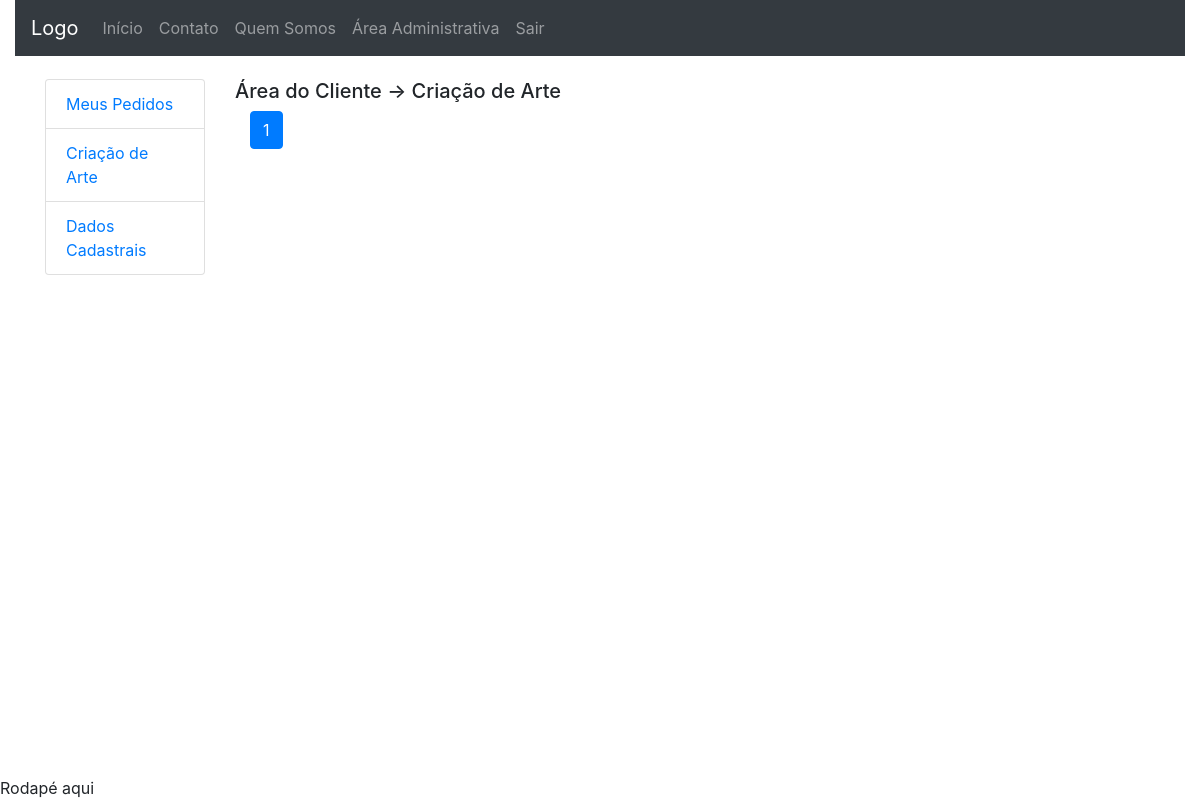
Before: /area_do_cliente/index_art (signed in) with the older database file.
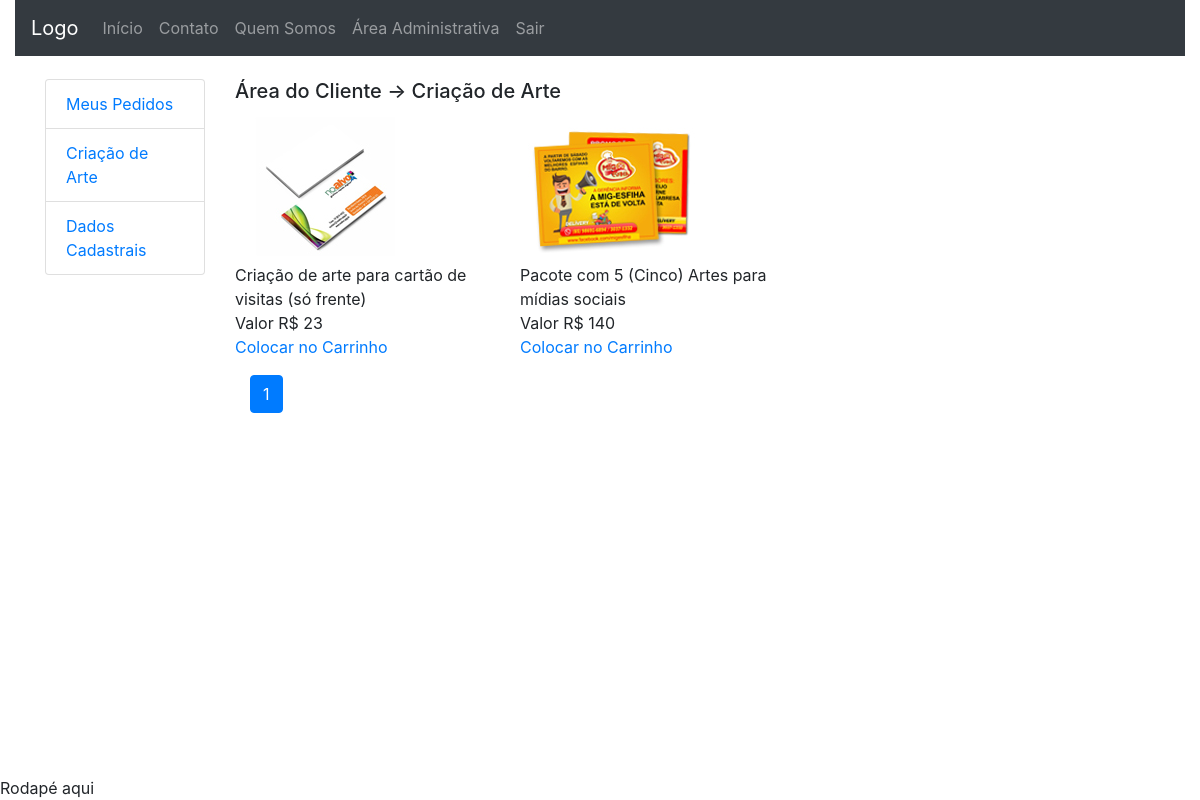
After: the same page with the newer database file.
### core/models.py (models this page shows, shortened)
class Service(models.Model):
	TYPE_CHOICES = (
			('IP', 'impressão'),
			('AT', 'criação de arte'),
		)
	description = models.TextField('Descrição', max_length=300)
	image = models.ImageField(upload_to='impress-art',
		verbose_name='Imagem', null=True, blank=True)
	value = models.DecimalField(verbose_name='Valor', null=True,
		blank=True, max_digits=8, decimal_places=2)
	category = models.ForeignKey(Category, on_delete=models.CASCADE,
		null=True, blank=True)
	class Meta:
		verbose_name = 'Serviço'
		verbose_name_plural = 'Serviços'
		ordering = ['description']
	@staticmethod
	def get_only_service():
		services = Service.objects.all()
		art_service = []
		for service in services:
			try:
				ServiceImpress.objects.get(id=service.id)
			except:
				art_service.append(service)
		return art_service

### dashboard_client/views.py (the view)
# urls.py: path('index_art', views.index_art, name='index_art'),
@login_required
def index_art(request):
	context = {'data': OrderArt.get_orderArt_data(request.user.id)}
	return render(request, 'dashboard_client/index_art.html', context)

### dashboard_client/models.py (called while the page is built)
	@staticmethod
	def getLastOrderArtId(user_id):
		from django.db.models import Max
		try:
			orders = OrderArt.objects.filter(user_id=user_id)
			return orders.aggregate(Max('id'))['id__max']
		except:
			return None

	@staticmethod
	def getLastOrderArt(user_id):
		last_id = OrderArt.getLastOrderArtId(user_id)
		if last_id is not None:
			return OrderArt.objects.get(id=last_id)
		else:
			return None

	@staticmethod
	def get_orderArt_data(user_id):
		orderArt = OrderArt.getLastOrderArt(user_id)
		if orderArt is not None:
			data = {}
			if orderArt.status == 'EA':
				data.update({'orderArt': orderArt})
			else:
				pass
			orderItemArt_list, total = OrderItemArt.getList(orderArt.id)
			data.update({'orderItemArt_list': orderItemArt_list})
			data.update({'total': total})
			return data
		else:
			return None

### dashboard_client/templatetags/dc_tags.py (called while the page is built)
@register.simple_tag
def get_value(service_id):
	value = None
	try:
		service = Service.objects.get(id=service_id)
		value = service.value
	except:
		pass
	return 'R$ %d ' % value

### dashboard_client/templates/dashboard_client/index_art.html
{% extends 'dashboard_client/index.html' %}
{% block extra %}
{% load dc_tags %}
{% endblock %}
{% block central_column %}
{% if data %}
<div class="col-sm-9">
	{% block dashboard_title %}
	<h5>Área do Cliente -> Criação de Arte</h5>
	{% endblock %}
	<div class="container" style="width: 100%">
      {% if messages %}
        {% for message in messages %}
            <div class="alert alert-warning alert-dismissable">
              <button type="button" class="close" data-dismiss="alert">&times;</button>
              {{ message }}
            </div>
        {% endfor %}
      {% endif %}
	</div>
	{% if data.orderArt %}
		<h3>
			Data do Pedido: {{ data.orderArt.date }}
		</h3>
		<div class="container" >
		{% for orderItemArt in data.orderItemArt_list %}
			<table class="table">
				<tr>
					<td>Descrição</td>
					<td>
						{{ orderItemArt.service.description }}
					</td>
				</tr>
				<tr>
					<td>Modelo</td>
					<td>
						{% if orderItemArt.model %}
						<a href="{% url 'dashboard_client:send_model' orderItemArt.id %}">
							Alterar
						</a>
						{% else %}
						<a href="{% url 'dashboard_client:send_model' orderItemArt.id %}">
							Enviar
						</a>
						{% endif %}
					</td>
				</tr>
				<tr>
					<td>Imagem Exemplo 1</td>
					<td>
						{% if orderItemArt.image_example1 %}
						<a href="{% url 'dashboard_client:send_imageexample1' orderItemArt.id %}">Alterar</a>
						{% else %}
						<a href="{% url 'dashboard_client:send_imageexample1' orderItemArt.id %}">
							Enviar
						</a>
						{% endif %}
					</td>
				</tr>
				<tr>
					<td>Imagem Exemplo 2</td>
					<td>
						{% if orderItemArt.image_example2 %}
						<a href="{% url 'dashboard_client:send_imageexample2' orderItemArt.id %}">Alterar</a>
						{% else %}
						<a href="{% url 'dashboard_client:send_imageexample2' orderItemArt.id %}">
							Enviar
						</a>
						{% endif %}
					</td>
				</tr>
				<tr>
					<td>Imagem Exemplo 3</td>
					<td>
						{% if orderItemArt.image_example3 %}
						<a href="{% url 'dashboard_client:send_imageexample3' orderItemArt.id %}">Alterar</a>
						{% else %}
						<a href="{% url 'dashboard_client:send_imageexample3' orderItemArt.id %}">
							Enviar
						</a>
						{% endif %}
					</td>
				</tr>
				<tr>
					<td>Imagem Exemplo 4</td>
					<td>
						{% if orderItemArt.image_example4 %}
						<a href="{% url 'dashboard_client:send_imageexample4' orderItemArt.id %}">Alterar</a>
						{% else %}
						<a href="{% url 'dashboard_client:send_imageexample4' orderItemArt.id %}">
							Enviar
						</a>
						{% endif %}
					</td>
				</tr>
				<tr>
					<td>Valor R$</td>
					<td>{{ orderItemArt.service.value }}</td>
				</tr>
				<tr>
					<td colspan="2"></td>
				</tr>
				<tr><td></td></tr>
				<tr>
					<td colspan="2">
						<a href="{% url 'dashboard_client:delete_oia' orderItemArt.id %}"
						title="Deletar esse ítem de pedido">
							<button class="btn btn-danger">
								Deletar
							</button>
						</a>
					</td>
				</tr>
			</table>
		{% endfor %}
		<div class="container">
		  	<a href="{% url 'core:index' %}">
			<button type="button"
		  	class="btn btn-primary">
				Continuar comprando
			</button>
			</a>
			<button type="button"
		  	class="btn btn-primary">
				Finalizar Pedido
			</button>
		  	<a href="{% url 'dashboard_client:cancel_orderArt' data.orderArt.id %}"
		  	title="Cancelar pedido">
		  	<button type="button"
		  	class="btn btn-danger">
				Cancelar
			</button>
			</a>
		</div>
		</div>
		<h3 style="margin: 3%;">
			Total R$: {{ data.total }}
		</h3>
	{% else %}
	<i style="color: red">Nenuhum pedido ativo</i>
	{% endif %}
</div>
{% else %}
	{% show_services_art request %}
{% endif %}
{% endblock %}

### dashboard_client/templates/dashboard_client/show_services_art.html (shortened to what this page needs)
{% load dc_tags %}
<div class="col-sm-9">
	<h5>Área do Cliente -> Criação de Arte</h5>
	<div class="row">
	{% for service in services %}
		<div class="col-sm-4">
			<img src="{{ service.image.url }}">
			<div>{{ service.description }}</div>
			<div>Valor {% get_value service.id %}</div>
			<div><a href="#">Colocar no Carrinho</a></div>
		</div>
	{% endfor %}
	</div>
	<div class="container">
		<ul class="pagination">
	        {% for num in paginator.page_range %}
	        <li class="page-item {% if num == service_number %} active {% endif %}">
	        	<a class="page-link"
	        	href="?page={{ num }}">
	        		{{ num }}
	        	</a>
	        </li>
	        {% endfor %}
		</ul>
	</div>
</div>

Changed rows visible on the page:
added Service: image (picture), description "Criação de arte para cartão de visitas (só frente)", id+value "R$ 23"
added Service: image (picture), description "Pacote com 5 (Cinco) Artes para mídias sociais", id+value "R$ 140"
